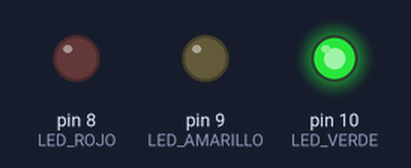
Bench run of a sketch on a simulated Arduino Uno, built with avr-gcc and run on an emulated ATmega328P. Parts: output pins drawn as LEDs (lit = HIGH).

Above: at 2.0 s.
At 4.5 s:
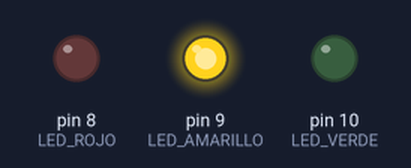
At 7.0 s:
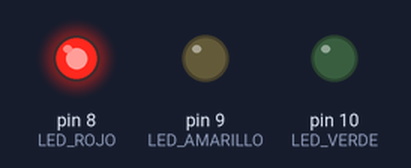
Timing chart, 0 to 11.7 s (numbered marks = the images above):
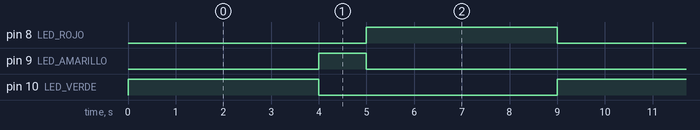

The sketch:

02_semaforo_peatonal.ino
```cpp
/*
 * 02_semaforo_peatonal.ino - Semaforo de tres estados
 * Monitoria: Instalacion y manejo de Arduino - Intro. Ing. Electronica (UNAL)
 * Placa: Arduino UNO R3
 * Concepto: varias salidas digitales, secuencia temporizada, funciones propias
 * Montaje: LED rojo en D8, amarillo en D9, verde en D10 (220 ohm cada uno)
 */

const uint8_t LED_ROJO     = 8;
const uint8_t LED_AMARILLO = 9;
const uint8_t LED_VERDE    = 10;

const uint16_t T_VERDE    = 4000;   // tiempo en verde
const uint16_t T_AMARILLO = 1000;   // tiempo en amarillo
const uint16_t T_ROJO     = 4000;   // tiempo en rojo

void apagarTodos() {
    digitalWrite(LED_ROJO, LOW);
    digitalWrite(LED_AMARILLO, LOW);
    digitalWrite(LED_VERDE, LOW);
}

void setup() {
    pinMode(LED_ROJO, OUTPUT);
    pinMode(LED_AMARILLO, OUTPUT);
    pinMode(LED_VERDE, OUTPUT);
    apagarTodos();
}

void loop() {
    digitalWrite(LED_VERDE, HIGH);      // fase verde
    delay(T_VERDE);
    digitalWrite(LED_VERDE, LOW);

    digitalWrite(LED_AMARILLO, HIGH);   // fase amarillo
    delay(T_AMARILLO);
    digitalWrite(LED_AMARILLO, LOW);

    digitalWrite(LED_ROJO, HIGH);       // fase rojo
    delay(T_ROJO);
    digitalWrite(LED_ROJO, LOW);
}
```

Measured:
- by itself, pin 8 (LED_ROJO), pin 10 (LED_VERDE): alternates HIGH for 4.0 s and LOW for 5.0 s
- by itself, pin 9 (LED_AMARILLO): alternates HIGH for 1.0 s and LOW for 8.0 s
- by itself, everything shown: repeats every 9.0 s, in 4 steps
